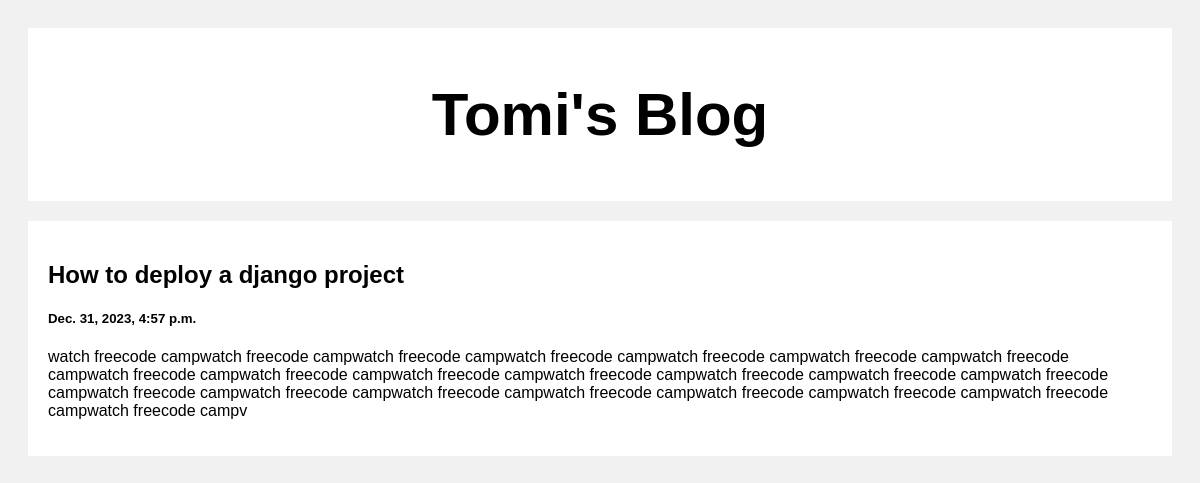
/post/1, run on the app's committed database.
### posts/models.py (models this page shows)
class Post(models.Model):
    title= models.CharField(max_length=100)
    body= models.CharField(max_length=1000000)
    created_at = models.DateTimeField(default=datetime.now, blank=True)

### posts/views.py (the view)
# urls.py: path('post/<str:pk>', views.post, name='post')
def post(request,pk):
    posts= Post.objects.get(id=pk)
    return render(request, 'posts.html',{'posts': posts})

### templates/posts.html (shortened to what this page needs)
<!DOCTYPE html>
<html>
<head><title>HI</title>
</head>
<body>
<div class="header">
  <h2>Tomi's Blog</h2>
</div>
<div class="row">
  <div class="leftcolumn">
    <div class="card">
      <a style="text-decoration: none; color: black;" href="/post/{{post.id}}">
        <h2>{{posts.title}}</h2>
        <h5>{{posts.created_at}}</h5>
        <p>{{posts.body}}</p>
      </a>
    </div>
  </div>
</div>
</body>
</html>

### templates/posts.html (style rules this page uses)
* { box-sizing: border-box; }
body { font-family: Arial; padding: 20px; background: #f1f1f1; }
.header { padding: 2px; font-size: 40px; text-align: center; background: white; }
.leftcolumn { float: left; width: 100%; }
.card { background-color: white; padding: 20px; margin-top: 20px; }
.row:after { content: ""; display: table; clear: both; }

### data on the page
Post: title "How to deploy a django project", created_at "Dec. 31, 2023, 4:57 p.m.", body "watch freecode campwatch freecode campwatch freecode campwatch freecode campwatch freecode campwatch freecode campwatch freecode campwatch freecode campwatch freecode campwatch freecode campwatch freecode campwatch freecode campwatch freecode campwatch freecode campwatch freecode campwatch freecode campwatch freecode campwatch freecode campwatch freecode campwatch freecode campwatch freecode campwatch freecode campv"
